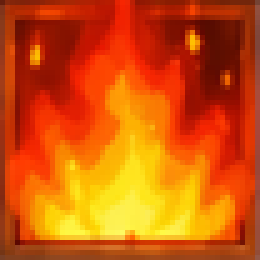
#> input picture projects/IAA/fire-hero-godot/assets/backgrounds/layers/17_着火窗户.png, 52 x 52 px, found by its file name (shown 5 times larger)
$ python make_window_textures.py
#> lines starting #> are read from the running program, lines starting #| are printed output that depends on the picture; after the words box and inside, x2 and y2 are one past the last pixel; in counts of white or black regions, pixels touching at a corner belong together
# -*- coding: utf-8 -*-
"""从 PSD 导出的窗图层，合成 48x48 的砖纹理到 assets/props/windows/。

输出:
  window_fire.png        着火窗（基础，等级用 modulate 区分）
  window_rescue.png      救援窗 = 窗框 + 兔子-待救（居中）
  window_rescue_red.png  红窗   = 红色窗框 + 兔子（跳楼提示）
  window_normal.png      普通未着火窗（蓝玻璃，备用/空地装饰）

用法: python make_window_textures.py <layers_dir> <out_dir>
"""
import os
import sys

from PIL import Image

layers_dir = sys.argv[1] if len(sys.argv) > 1 else r"J:/ceshi/projects/IAA/fire-hero-godot/assets/backgrounds/layers"
out_dir = sys.argv[2] if len(sys.argv) > 2 else r"J:/ceshi/projects/IAA/fire-hero-godot/assets/props/windows"

SIZE = 48
os.makedirs(out_dir, exist_ok=True)


def load(name):
    p = os.path.join(layers_dir, name)
    if not os.path.exists(p):
        return None
    return Image.open(p).convert("RGBA")


def fit_center(img, box=SIZE):
    """等比缩放并居中到 SIZE x SIZE 画布（保持透明底）。"""
    out = Image.new("RGBA", (SIZE, SIZE), (0, 0, 0, 0))
    if img is None:
        return out
    # 等比放大到接近，但保留原始意图：直接缩放到合适大小再居中
    w, h = img.size
    scale = min((SIZE * 0.94) / w, (SIZE * 0.94) / h)
    nw, nh = max(2, int(w * scale)), max(2, int(h * scale))
    img2 = img.resize((nw, nh), Image.NEAREST)
    ox, oy = (SIZE - nw) // 2, (SIZE - nh) // 2
    out.alpha_composite(img2, (ox, oy))
    return out


def tint(img, color):
    """对不透明像素做色调染色（R/G/B 乘子）。"""
    if img is None:
        return img
    r, g, b, a = img.split()
    r = r.point(lambda px: int(px * color[0]))
    g = g.point(lambda px: int(px * color[1]))
    b = b.point(lambda px: int(px * color[2]))
    return Image.merge("RGBA", (r, g, b, a))


# 1) 着火窗：已是完整火窗
fire = fit_center(load("17_着火窗户.png"))
#> in load, returned value is the input picture: PIL image 52x52 RGBA; mean R, G, B, A 208.4, 84.6, 7.5, 253.4
#> in fit_center, `out = Image.new("RGBA", (SIZE, SIZE), (0, 0, 0, 0))`: out: PIL image 48x48 RGBA; every value is 0
#> in fit_center, `out.alpha_composite(img2, (ox, oy))`:
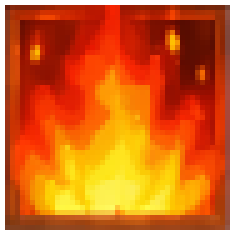
#> out: PIL image 48x48 RGBA (shown 5 times larger); mean R, G, B, A 183.7, 76, 7.1, 222.5; transparent parts drawn white
fire.save(os.path.join(out_dir, "window_fire.png"))

# 2) 救援窗：室内暗底垫底 + 窗框叠上（洞内透出暗底，居民由程序叠加）
frame = load("07_窗框.png")
#> call 2 of load, with name = '07_窗框.png'
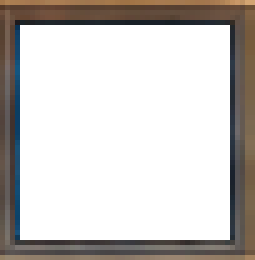
#> input picture projects/IAA/fire-hero-godot/assets/backgrounds/layers/07_窗框.png, 51 x 52 px, found by its file name (shown 5 times larger)
#> in load, returned value is the input picture: PIL image 51x52 RGBA; mean R, G, B, A 55.1, 61.9, 68.2, 81.3
INTERIOR = Image.new("RGBA", (SIZE, SIZE), (12, 16, 30, 255))  # 室内暗底
rescue = INTERIOR.copy()
if frame:
    rescue.alpha_composite(fit_center(frame))  # 窗框压住四周，洞内露出暗底
rescue.save(os.path.join(out_dir, "window_rescue.png"))

# 3) 红窗：暗底 + 红窗框
red = INTERIOR.copy()
if frame:
    red.alpha_composite(tint(fit_center(frame), (1.0, 0.25, 0.25)))
#> in tint, `r, g, b, a = img.split()`:
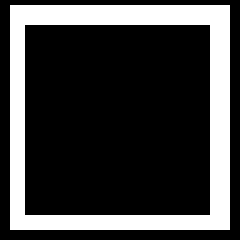
#> a: PIL image 48x48 L (shown 5 times larger); 24.9% white; 1 white region, box (x1, y1, x2, y2) and area: (2, 1, 46, 46) 574
#> in tint, `return Image.merge("RGBA", (r, g, b, a))`:
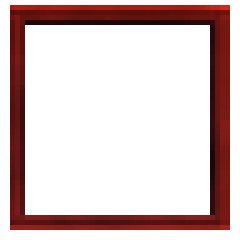
#> returned value: PIL image 48x48 RGBA (shown 5 times larger); mean R, G, B, A 25, 5.2, 4.5, 63.5; transparent parts drawn white
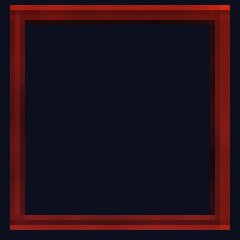
#> red: PIL image 48x48 RGBA (shown 5 times larger); mean R, G, B, A 34, 17.3, 27, 255
red.save(os.path.join(out_dir, "window_rescue_red.png"))

# 4) 普通未着火窗（蓝玻璃）
normal = fit_center(load("16_普通未着火窗户.png"))
#> call 3 of load, with name = '16_普通未着火窗户.png'
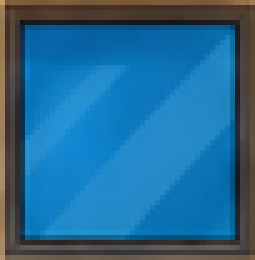
#> input picture projects/IAA/fire-hero-godot/assets/backgrounds/layers/16_普通未着火窗户.png, 51 x 52 px, found by its file name (shown 5 times larger)
#> in load, returned value is the input picture: PIL image 51x52 RGBA; mean R, G, B, A 37.5, 105.3, 146.8, 255
#> call 4 of fit_center, with box = 48
#> in fit_center (call 4), `out.alpha_composite(img2, (ox, oy))`:
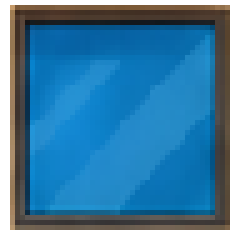
#> out: PIL image 48x48 RGBA (shown 5 times larger); mean R, G, B, A 32.1, 93, 130, 219.1; transparent parts drawn white
normal.save(os.path.join(out_dir, "window_normal.png"))

print("windows textures ->", out_dir)
for f in ["window_fire.png", "window_rescue.png", "window_rescue_red.png", "window_normal.png"]:
    p = os.path.join(out_dir, f)
    print(f"  {f}  {os.path.getsize(p)} bytes  (exists {os.path.exists(p)})")
